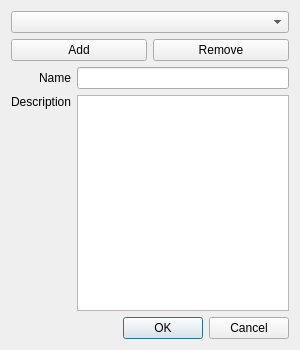
<?xml version="1.0" encoding="UTF-8"?>
<ui version="4.0">
 <class>WorkflowEditorDialog</class>
 <widget class="QDialog" name="WorkflowEditorDialog">
  <property name="geometry">
   <rect>
    <x>0</x>
    <y>0</y>
    <width>300</width>
    <height>350</height>
   </rect>
  </property>
  <property name="windowTitle">
   <string>Edit workflow</string>
  </property>
  <property name="modal">
   <bool>true</bool>
  </property>
  <layout class="QGridLayout" name="gridLayout">
   <item row="0" column="0" colspan="2">
    <widget class="QComboBox" name="workflowComboBox"/>
   </item>
   <item row="1" column="0">
    <widget class="QPushButton" name="addButton">
     <property name="text">
      <string>Add</string>
     </property>
    </widget>
   </item>
   <item row="1" column="1">
    <widget class="QPushButton" name="removeButton">
     <property name="text">
      <string>Remove</string>
     </property>
    </widget>
   </item>
   <item row="2" column="0" colspan="2">
    <layout class="QGridLayout" name="gridLayout_2">
     <item row="0" column="0">
      <widget class="QLabel" name="nameLabel">
       <property name="text">
        <string>Name</string>
       </property>
       <property name="alignment">
        <set>Qt::AlignRight|Qt::AlignTrailing|Qt::AlignVCenter</set>
       </property>
      </widget>
     </item>
     <item row="0" column="1">
      <widget class="QLineEdit" name="nameLineEdit"/>
     </item>
     <item row="1" column="0">
      <widget class="QLabel" name="descriptionLabel">
       <property name="text">
        <string>Description</string>
       </property>
       <property name="alignment">
        <set>Qt::AlignRight|Qt::AlignTop|Qt::AlignTrailing</set>
       </property>
      </widget>
     </item>
     <item row="1" column="1">
      <widget class="QTextEdit" name="descTextEdit">
       <property name="sizePolicy">
        <sizepolicy hsizetype="Expanding" vsizetype="Expanding">
         <horstretch>0</horstretch>
         <verstretch>0</verstretch>
        </sizepolicy>
       </property>
      </widget>
     </item>
    </layout>
   </item>
   <item row="3" column="0" colspan="2">
    <widget class="QDialogButtonBox" name="buttonBox">
     <property name="orientation">
      <enum>Qt::Horizontal</enum>
     </property>
     <property name="standardButtons">
      <set>QDialogButtonBox::Cancel|QDialogButtonBox::Ok</set>
     </property>
    </widget>
   </item>
  </layout>
 </widget>
 <resources/>
 <connections>
  <connection>
   <sender>buttonBox</sender>
   <signal>accepted()</signal>
   <receiver>WorkflowEditorDialog</receiver>
   <slot>accept()</slot>
   <hints>
    <hint type="sourcelabel">
     <x>248</x>
     <y>254</y>
    </hint>
    <hint type="destinationlabel">
     <x>157</x>
     <y>274</y>
    </hint>
   </hints>
  </connection>
  <connection>
   <sender>buttonBox</sender>
   <signal>rejected()</signal>
   <receiver>WorkflowEditorDialog</receiver>
   <slot>reject()</slot>
   <hints>
    <hint type="sourcelabel">
     <x>316</x>
     <y>260</y>
    </hint>
    <hint type="destinationlabel">
     <x>286</x>
     <y>274</y>
    </hint>
   </hints>
  </connection>
 </connections>
</ui>
